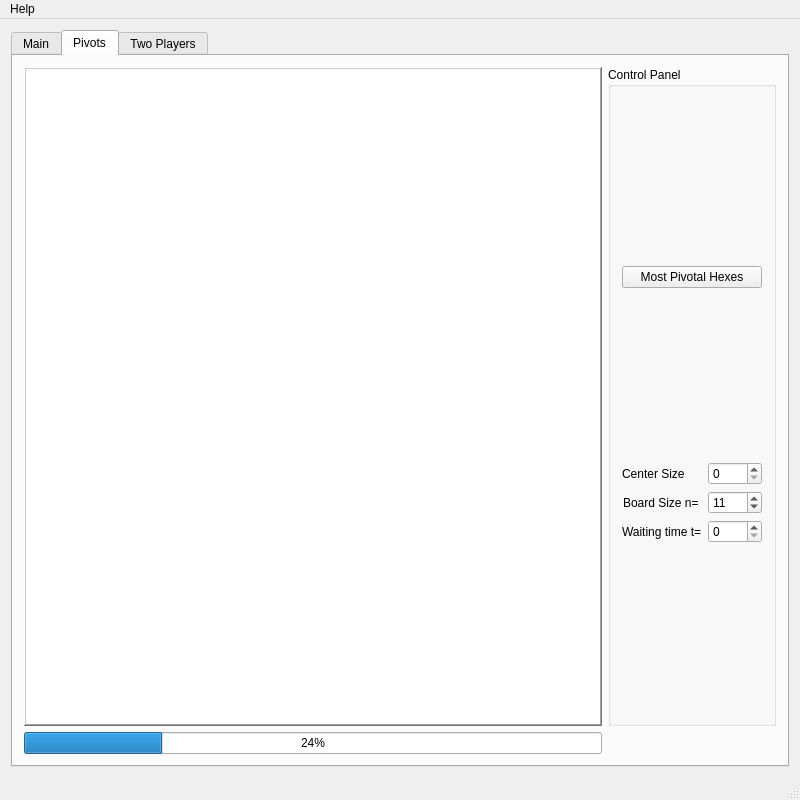
<?xml version="1.0" encoding="UTF-8"?>
<ui version="4.0">
 <class>MainWindow</class>
 <widget class="QMainWindow" name="MainWindow">
  <property name="geometry">
   <rect>
    <x>0</x>
    <y>0</y>
    <width>800</width>
    <height>800</height>
   </rect>
  </property>
  <property name="sizePolicy">
   <sizepolicy hsizetype="Preferred" vsizetype="Preferred">
    <horstretch>0</horstretch>
    <verstretch>0</verstretch>
   </sizepolicy>
  </property>
  <property name="windowTitle">
   <string>MainWindow</string>
  </property>
  <widget class="QWidget" name="centralWidget">
   <layout class="QVBoxLayout" name="verticalLayout_6">
    <item>
     <widget class="QTabWidget" name="tabWidget">
      <property name="autoFillBackground">
       <bool>true</bool>
      </property>
      <property name="currentIndex">
       <number>1</number>
      </property>
      <widget class="QWidget" name="tab1">
       <attribute name="title">
        <string>Main</string>
       </attribute>
       <layout class="QHBoxLayout" name="horizontalLayout_4">
        <item>
         <widget class="BoardWidget" name="boardView">
          <property name="sizePolicy">
           <sizepolicy hsizetype="Expanding" vsizetype="Expanding">
            <horstretch>0</horstretch>
            <verstretch>0</verstretch>
           </sizepolicy>
          </property>
          <property name="verticalScrollBarPolicy">
           <enum>Qt::ScrollBarAlwaysOff</enum>
          </property>
          <property name="horizontalScrollBarPolicy">
           <enum>Qt::ScrollBarAlwaysOff</enum>
          </property>
          <property name="renderHints">
           <set>QPainter::Antialiasing|QPainter::HighQualityAntialiasing|QPainter::TextAntialiasing</set>
          </property>
          <property name="cacheMode">
           <set>QGraphicsView::CacheBackground</set>
          </property>
         </widget>
        </item>
        <item>
         <widget class="QGroupBox" name="panel1">
          <property name="title">
           <string>Control Panel</string>
          </property>
          <layout class="QVBoxLayout" name="verticalLayout_3">
           <item>
            <widget class="QFrame" name="frame">
             <property name="frameShape">
              <enum>QFrame::StyledPanel</enum>
             </property>
             <property name="frameShadow">
              <enum>QFrame::Raised</enum>
             </property>
             <layout class="QVBoxLayout" name="verticalLayout_2">
              <item>
               <layout class="QGridLayout" name="gridLayout_3">
                <item row="0" column="2">
                 <layout class="QHBoxLayout" name="horizontalLayout_2"/>
                </item>
                <item row="0" column="0">
                 <layout class="QVBoxLayout" name="verticalLayout_4">
                  <item>
                   <widget class="QPushButton" name="fillBoard">
                    <property name="text">
                     <string>Fill Board</string>
                    </property>
                   </widget>
                  </item>
                  <item>
                   <widget class="QPushButton" name="articulationPoint">
                    <property name="text">
                     <string>Find Pivots</string>
                    </property>
                   </widget>
                  </item>
                 </layout>
                </item>
                <item row="0" column="1">
                 <widget class="QPushButton" name="fillAndPivots">
                  <property name="text">
                   <string>Board and Pivots</string>
                  </property>
                 </widget>
                </item>
               </layout>
              </item>
              <item>
               <layout class="QGridLayout" name="gridLayout_4">
                <item row="0" column="1">
                 <widget class="QSpinBox" name="mainProb">
                  <property name="minimum">
                   <number>1</number>
                  </property>
                  <property name="maximum">
                   <number>100</number>
                  </property>
                  <property name="value">
                   <number>50</number>
                  </property>
                 </widget>
                </item>
                <item row="1" column="1">
                 <widget class="QSpinBox" name="mainSize">
                  <property name="minimum">
                   <number>2</number>
                  </property>
                  <property name="maximum">
                   <number>19</number>
                  </property>
                  <property name="value">
                   <number>11</number>
                  </property>
                 </widget>
                </item>
                <item row="0" column="0" alignment="Qt::AlignRight">
                 <widget class="QLabel" name="label">
                  <property name="sizePolicy">
                   <sizepolicy hsizetype="Minimum" vsizetype="Minimum">
                    <horstretch>0</horstretch>
                    <verstretch>0</verstretch>
                   </sizepolicy>
                  </property>
                  <property name="text">
                   <string>Probability p=</string>
                  </property>
                 </widget>
                </item>
                <item row="1" column="0" alignment="Qt::AlignRight">
                 <widget class="QLabel" name="label_2">
                  <property name="sizePolicy">
                   <sizepolicy hsizetype="Minimum" vsizetype="Minimum">
                    <horstretch>0</horstretch>
                    <verstretch>0</verstretch>
                   </sizepolicy>
                  </property>
                  <property name="text">
                   <string>Board size n=</string>
                  </property>
                 </widget>
                </item>
               </layout>
              </item>
             </layout>
            </widget>
           </item>
          </layout>
         </widget>
        </item>
       </layout>
      </widget>
      <widget class="QWidget" name="tab2">
       <attribute name="title">
        <string>Pivots</string>
       </attribute>
       <layout class="QGridLayout" name="gridLayout_2">
        <item row="0" column="0">
         <widget class="BoardWidget" name="boardViewSim">
          <property name="sizePolicy">
           <sizepolicy hsizetype="Expanding" vsizetype="Expanding">
            <horstretch>0</horstretch>
            <verstretch>0</verstretch>
           </sizepolicy>
          </property>
          <property name="frameShape">
           <enum>QFrame::WinPanel</enum>
          </property>
          <property name="frameShadow">
           <enum>QFrame::Raised</enum>
          </property>
          <property name="lineWidth">
           <number>6</number>
          </property>
          <property name="midLineWidth">
           <number>6</number>
          </property>
          <property name="verticalScrollBarPolicy">
           <enum>Qt::ScrollBarAlwaysOff</enum>
          </property>
          <property name="horizontalScrollBarPolicy">
           <enum>Qt::ScrollBarAlwaysOff</enum>
          </property>
          <property name="renderHints">
           <set>QPainter::Antialiasing|QPainter::HighQualityAntialiasing|QPainter::TextAntialiasing</set>
          </property>
          <property name="cacheMode">
           <set>QGraphicsView::CacheBackground</set>
          </property>
         </widget>
        </item>
        <item row="0" column="1">
         <widget class="QGroupBox" name="panel2">
          <property name="autoFillBackground">
           <bool>false</bool>
          </property>
          <property name="styleSheet">
           <string notr="true"/>
          </property>
          <property name="title">
           <string>Control Panel</string>
          </property>
          <layout class="QVBoxLayout" name="verticalLayout">
           <item>
            <widget class="QPushButton" name="simulatePivot">
             <property name="autoFillBackground">
              <bool>false</bool>
             </property>
             <property name="text">
              <string>Most Pivotal Hexes</string>
             </property>
            </widget>
           </item>
           <item>
            <layout class="QGridLayout" name="gridLayout_6">
             <item row="1" column="0" alignment="Qt::AlignRight">
              <widget class="QLabel" name="label_5">
               <property name="text">
                <string>Board Size n= </string>
               </property>
              </widget>
             </item>
             <item row="2" column="0" alignment="Qt::AlignRight">
              <widget class="QLabel" name="label_6">
               <property name="text">
                <string>Waiting time t=</string>
               </property>
              </widget>
             </item>
             <item row="1" column="2">
              <widget class="QSpinBox" name="simSize">
               <property name="minimum">
                <number>1</number>
               </property>
               <property name="maximum">
                <number>19</number>
               </property>
               <property name="value">
                <number>11</number>
               </property>
              </widget>
             </item>
             <item row="2" column="2">
              <widget class="QSpinBox" name="waitTimeSim">
               <property name="maximum">
                <number>2000</number>
               </property>
               <property name="singleStep">
                <number>100</number>
               </property>
              </widget>
             </item>
             <item row="0" column="2">
              <widget class="QSpinBox" name="simCenter">
               <property name="maximum">
                <number>8</number>
               </property>
              </widget>
             </item>
             <item row="0" column="0">
              <widget class="QLabel" name="label_9">
               <property name="text">
                <string>Center Size</string>
               </property>
              </widget>
             </item>
            </layout>
           </item>
          </layout>
         </widget>
        </item>
        <item row="1" column="0">
         <widget class="QProgressBar" name="progressBarSim">
          <property name="enabled">
           <bool>true</bool>
          </property>
          <property name="autoFillBackground">
           <bool>false</bool>
          </property>
          <property name="styleSheet">
           <string notr="true"/>
          </property>
          <property name="value">
           <number>24</number>
          </property>
          <property name="textVisible">
           <bool>true</bool>
          </property>
          <property name="invertedAppearance">
           <bool>false</bool>
          </property>
          <property name="format">
           <string>%p%</string>
          </property>
         </widget>
        </item>
       </layout>
      </widget>
      <widget class="QWidget" name="tab4">
       <property name="enabled">
        <bool>true</bool>
       </property>
       <attribute name="title">
        <string>Two Players</string>
       </attribute>
       <layout class="QGridLayout" name="gridLayout">
        <item row="0" column="0">
         <widget class="BoardWidget" name="gameView">
          <property name="verticalScrollBarPolicy">
           <enum>Qt::ScrollBarAlwaysOff</enum>
          </property>
          <property name="horizontalScrollBarPolicy">
           <enum>Qt::ScrollBarAlwaysOff</enum>
          </property>
          <property name="renderHints">
           <set>QPainter::Antialiasing|QPainter::HighQualityAntialiasing|QPainter::TextAntialiasing</set>
          </property>
         </widget>
        </item>
        <item row="0" column="4" rowspan="3">
         <widget class="QGroupBox" name="panel3">
          <property name="minimumSize">
           <size>
            <width>200</width>
            <height>100</height>
           </size>
          </property>
          <property name="title">
           <string>Controls</string>
          </property>
          <layout class="QVBoxLayout" name="verticalLayout_5">
           <item>
            <widget class="QPushButton" name="startRandom">
             <property name="text">
              <string>Start Random Game</string>
             </property>
            </widget>
           </item>
           <item>
            <widget class="QPushButton" name="startAlternative">
             <property name="text">
              <string>Start Alternative Game</string>
             </property>
            </widget>
           </item>
           <item>
            <widget class="Line" name="line">
             <property name="orientation">
              <enum>Qt::Horizontal</enum>
             </property>
            </widget>
           </item>
           <item>
            <widget class="QPushButton" name="nextRandomTurn">
             <property name="text">
              <string>Next Random Move</string>
             </property>
            </widget>
           </item>
           <item>
            <widget class="QPushButton" name="resetGame">
             <property name="text">
              <string>Reset Game</string>
             </property>
            </widget>
           </item>
           <item>
            <widget class="Line" name="line_3">
             <property name="orientation">
              <enum>Qt::Horizontal</enum>
             </property>
            </widget>
           </item>
           <item>
            <layout class="QGridLayout" name="gridLayout_8">
             <item row="0" column="1">
              <widget class="QSpinBox" name="gameCenter">
               <property name="maximum">
                <number>9</number>
               </property>
              </widget>
             </item>
             <item row="0" column="0" alignment="Qt::AlignRight">
              <widget class="QLabel" name="label_8">
               <property name="text">
                <string>Center size s=</string>
               </property>
              </widget>
             </item>
            </layout>
           </item>
           <item>
            <layout class="QGridLayout" name="gridLayout_7">
             <item row="0" column="1">
              <widget class="QSpinBox" name="gameWaitTime"/>
             </item>
             <item row="0" column="0" alignment="Qt::AlignRight">
              <widget class="QLabel" name="label_7">
               <property name="text">
                <string>Waiting time t=</string>
               </property>
              </widget>
             </item>
             <item row="1" column="0">
              <widget class="QLabel" name="label_3">
               <property name="sizePolicy">
                <sizepolicy hsizetype="Minimum" vsizetype="Minimum">
                 <horstretch>0</horstretch>
                 <verstretch>0</verstretch>
                </sizepolicy>
               </property>
               <property name="text">
                <string>Move probability p=</string>
               </property>
              </widget>
             </item>
             <item row="1" column="1">
              <widget class="QSpinBox" name="gameProb">
               <property name="minimum">
                <number>1</number>
               </property>
               <property name="maximum">
                <number>100</number>
               </property>
               <property name="value">
                <number>50</number>
               </property>
              </widget>
             </item>
            </layout>
           </item>
           <item>
            <widget class="Line" name="line_2">
             <property name="orientation">
              <enum>Qt::Horizontal</enum>
             </property>
            </widget>
           </item>
           <item>
            <widget class="QPushButton" name="moveWhite">
             <property name="text">
              <string>Move White</string>
             </property>
            </widget>
           </item>
           <item>
            <widget class="QPushButton" name="moveBlack">
             <property name="text">
              <string>Move Black</string>
             </property>
            </widget>
           </item>
           <item>
            <layout class="QGridLayout" name="gridLayout_5">
             <item row="1" column="2">
              <widget class="QSpinBox" name="gameSize">
               <property name="minimum">
                <number>2</number>
               </property>
               <property name="maximum">
                <number>19</number>
               </property>
               <property name="value">
                <number>11</number>
               </property>
              </widget>
             </item>
             <item row="1" column="0" alignment="Qt::AlignRight">
              <widget class="QLabel" name="label_4">
               <property name="sizePolicy">
                <sizepolicy hsizetype="Minimum" vsizetype="Minimum">
                 <horstretch>0</horstretch>
                 <verstretch>0</verstretch>
                </sizepolicy>
               </property>
               <property name="text">
                <string>Board size n=</string>
               </property>
              </widget>
             </item>
            </layout>
           </item>
          </layout>
         </widget>
        </item>
        <item row="2" column="0">
         <widget class="QProgressBar" name="gameProgress">
          <property name="value">
           <number>24</number>
          </property>
         </widget>
        </item>
        <item row="1" column="0">
         <widget class="BoardWidget" name="gameViewSim">
          <property name="verticalScrollBarPolicy">
           <enum>Qt::ScrollBarAlwaysOff</enum>
          </property>
          <property name="horizontalScrollBarPolicy">
           <enum>Qt::ScrollBarAlwaysOff</enum>
          </property>
          <property name="renderHints">
           <set>QPainter::Antialiasing|QPainter::HighQualityAntialiasing|QPainter::TextAntialiasing</set>
          </property>
         </widget>
        </item>
       </layout>
      </widget>
     </widget>
    </item>
   </layout>
  </widget>
  <widget class="QMenuBar" name="menuBar">
   <property name="geometry">
    <rect>
     <x>0</x>
     <y>0</y>
     <width>800</width>
     <height>24</height>
    </rect>
   </property>
   <widget class="QMenu" name="menuAbout">
    <property name="title">
     <string>Help</string>
    </property>
    <addaction name="actionAbout"/>
   </widget>
   <addaction name="menuAbout"/>
  </widget>
  <widget class="QStatusBar" name="statusBar"/>
  <action name="actionAbout">
   <property name="text">
    <string>About</string>
   </property>
  </action>
 </widget>
 <layoutdefault spacing="6" margin="11"/>
 <customwidgets>
  <customwidget>
   <class>BoardWidget</class>
   <extends>QGraphicsView</extends>
   <header location="global">boardwidget.h</header>
  </customwidget>
 </customwidgets>
 <resources/>
 <connections/>
</ui>
